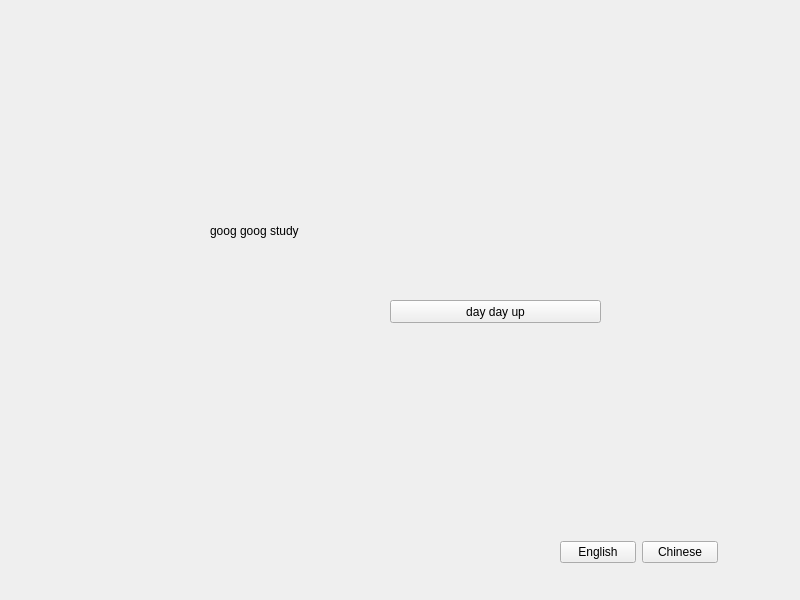
<?xml version="1.0" encoding="UTF-8"?>
<ui version="4.0">
 <class>International</class>
 <widget class="QWidget" name="International">
  <property name="geometry">
   <rect>
    <x>0</x>
    <y>0</y>
    <width>800</width>
    <height>600</height>
   </rect>
  </property>
  <property name="windowTitle">
   <string>International</string>
  </property>
  <widget class="QLabel" name="label">
   <property name="geometry">
    <rect>
     <x>210</x>
     <y>220</y>
     <width>301</width>
     <height>21</height>
    </rect>
   </property>
   <property name="text">
    <string>goog goog study</string>
   </property>
  </widget>
  <widget class="QPushButton" name="pushButton">
   <property name="geometry">
    <rect>
     <x>390</x>
     <y>300</y>
     <width>211</width>
     <height>23</height>
    </rect>
   </property>
   <property name="text">
    <string>day day up</string>
   </property>
  </widget>
  <widget class="QWidget" name="">
   <property name="geometry">
    <rect>
     <x>560</x>
     <y>540</y>
     <width>158</width>
     <height>25</height>
    </rect>
   </property>
   <layout class="QHBoxLayout" name="horizontalLayout">
    <item>
     <widget class="QPushButton" name="pushButton_3">
      <property name="text">
       <string>English</string>
      </property>
     </widget>
    </item>
    <item>
     <widget class="QPushButton" name="pushButton_2">
      <property name="text">
       <string>Chinese</string>
      </property>
     </widget>
    </item>
   </layout>
  </widget>
 </widget>
 <resources/>
 <connections/>
</ui>
